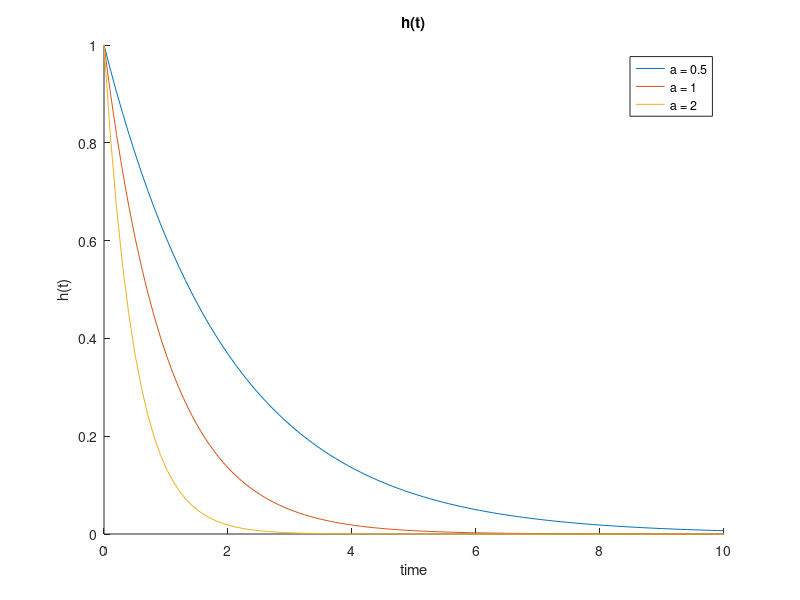
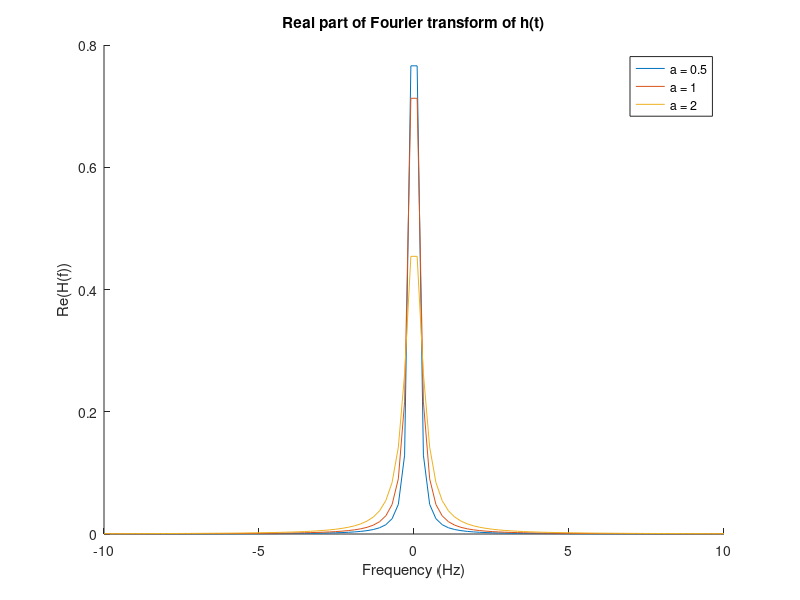
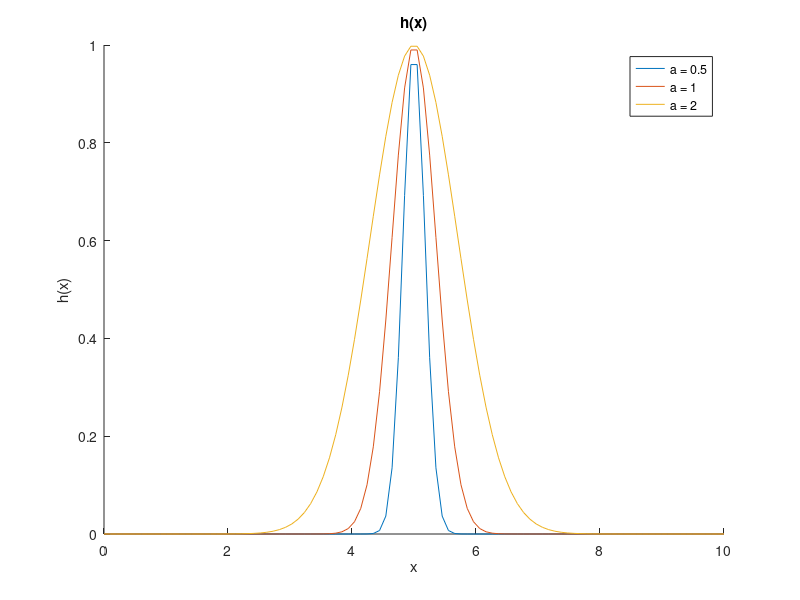
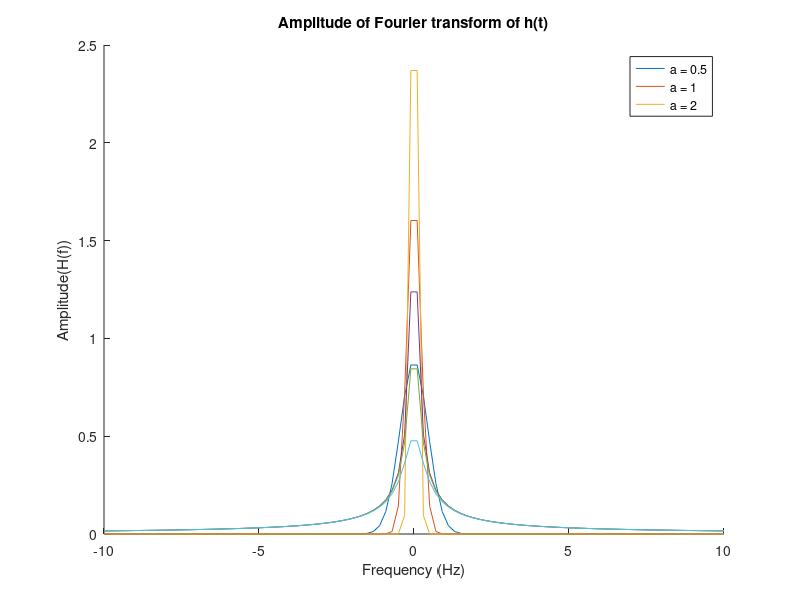

The MATLAB script that drew these images, in order:
B = 1
a = .5
t = linspace(0, 10);
f = linspace(-10, 10);

% calculate components of fourier transform
h_t = B * exp(-a.*t)
re_Hf = a*B./(a^2 + (2*pi.*f).^2)
im_Hf = (-2*pi*B.*f)./(a^2 + (2*pi.*f).^2)
amplitude = sqrt(re_Hf.^2 + im_Hf.^2)
phase = atan(im_Hf./re_Hf)

for a = 1:2
    h_t = [h_t; B * exp(-a.*t)]
    re_Hf = [re_Hf; a*B./(a^2 + (2*pi.*f).^2)]
    im_Hf = [im_Hf; (-2*pi*B.*f)./(a^2 + (2*pi.*f).^2)]
    amplitude = [amplitude; sqrt(re_Hf((a+1), :).^2 + im_Hf((a+1), :).^2)]
    phase = [phase; atan(im_Hf((a+1), :)./re_Hf((a+1), :))]
end

figure(1)
hold on
plot(t, h_t(1, :))
plot(t, h_t(2, :))
plot(t, h_t(3, :))
title('h(t)')
xlabel('time')
ylabel('h(t)')
legend('a = 0.5', 'a = 1', 'a = 2')

figure(2)
hold on
plot(f, re_Hf(1, :))
plot(f, re_Hf(2, :))
plot(f, re_Hf(3, :))
title('Real part of Fourier transform of h(t)')
xlabel('Frequency (Hz)')
ylabel('Re(H(f))')
legend('a = 0.5', 'a = 1', 'a = 2')

a = .5
x = linspace(-10, 10);
f = linspace(-10, 10);

% calculate components of fourier transform
h_t = exp(-(x.^2 ./ a^2));
Hf = sqrt(a^2 * pi) * exp(-(pi^2 * a^2 .* f.^2));

for a = 1:2
    h_t = [h_t; exp(-(x.^2 ./ a^2))];
    Hf = [Hf; sqrt(a^2 * pi) * exp(-(pi^2 * a^2 .* f.^2))];
end

figure(3)
hold on
plot(t, h_t(1, :))
plot(t, h_t(2, :))
plot(t, h_t(3, :))
title('h(x)')
xlabel('x')
ylabel('h(x)')
legend('a = 0.5', 'a = 1', 'a = 2')

figure(4)
hold on
plot(f, Hf(1, :))
plot(f, Hf(2, :))
plot(f, Hf(3, :))
title('Fourier transform of h(t)')
xlabel('Frequency (Hz)')
ylabel('H(f)')
legend('a = 0.5', 'a = 1', 'a = 2')

figure(5)
hold on
plot(f, im_Hf(1, :))
plot(f, im_Hf(2, :))
plot(f, im_Hf(3, :))
title('Imaginary part of Fourier transform of h(t)')
xlabel('Frequency (Hz)')
ylabel('Im(H(f))')
legend('a = 0.5', 'a = 1', 'a = 2')

figure(4)
hold on
plot(f, amplitude(1, :))
plot(f, amplitude(2, :))
plot(f, amplitude(3, :))
title('Amplitude of Fourier transform of h(t)')
xlabel('Frequency (Hz)')
ylabel('Amplitude(H(f))')
legend('a = 0.5', 'a = 1', 'a = 2')


figure(5)
hold on
plot(f, phase(1, :))
plot(f, phase(2, :))
plot(f, phase(3, :))
title('Phase of Fourier transform of h(t)')
xlabel('Frequency (Hz)')
ylabel('Phase(H(f))')
legend('a = 0.5', 'a = 1', 'a = 2')

